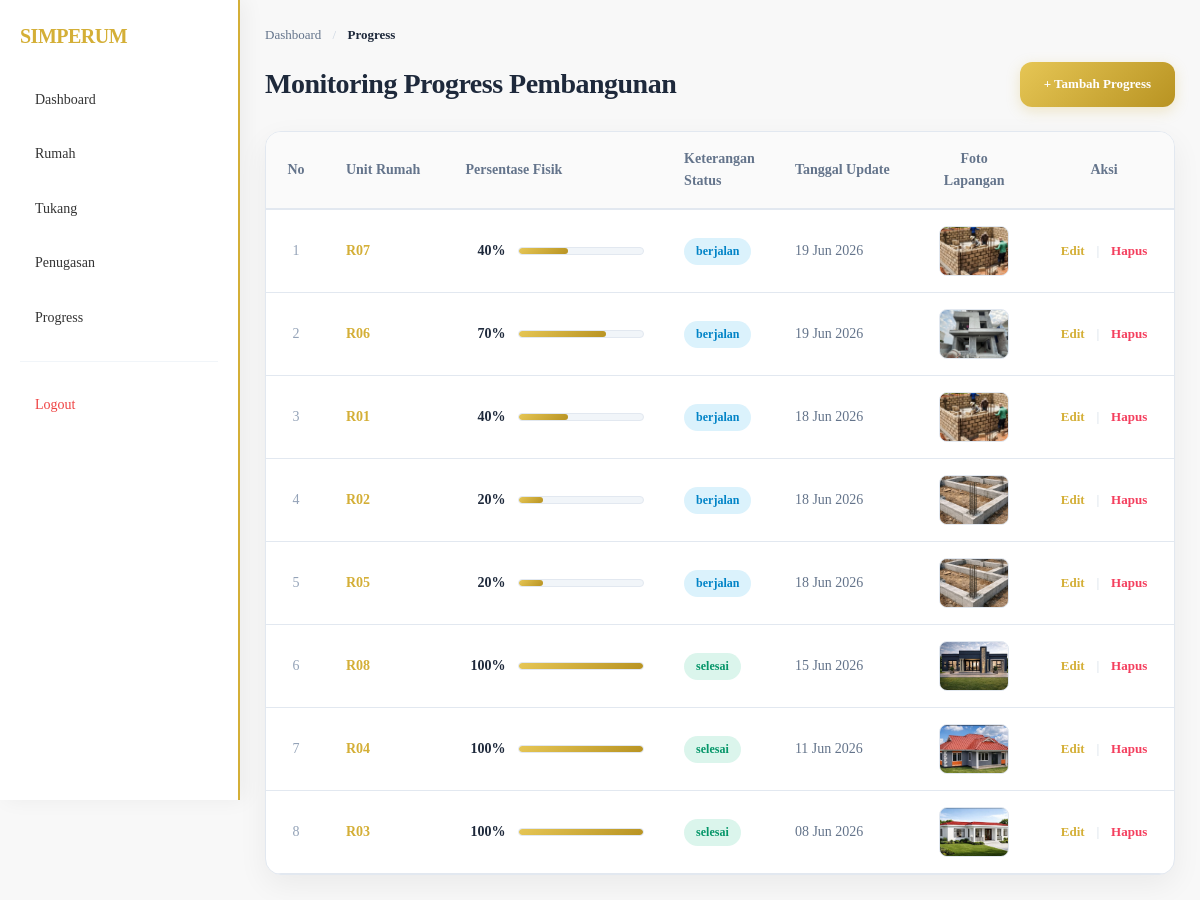
The app's page /admin/progress.php (signed in) with its own data.
### tables this page shows
CREATE TABLE `progress_pembangunan` (
  `id_progress` int(11) NOT NULL,
  `id_rumah` int(11) NOT NULL,
  `persentase` int(11) NOT NULL,
  `status_progress` enum('belum_dimulai','berjalan','selesai') DEFAULT 'berjalan',
  `deskripsi` text DEFAULT NULL,
  `foto_progress` varchar(255) DEFAULT NULL,
  `tanggal_progress` date DEFAULT NULL
);

CREATE TABLE `rumah` (
  `id_rumah` int(11) NOT NULL,
  `kode_rumah` varchar(10) NOT NULL,
  `alamat` text NOT NULL,
  `luas_tanah` int(11) NOT NULL,
  `luas_bangunan` int(11) NOT NULL,
  `jumlah_kamar` int(11) NOT NULL,
  `jumlah_kamar_mandi` int(11) NOT NULL,
  `harga` bigint(20) NOT NULL,
  `status` enum('tersedia','dipesan','dibangun','terjual') DEFAULT 'tersedia',
  `foto_rumah` varchar(255) DEFAULT NULL,
  `denah_rumah` varchar(255) DEFAULT NULL,
  `deskripsi` text DEFAULT NULL,
  `posisi_x` int(11) DEFAULT 0,
  `posisi_y` int(11) DEFAULT 0
);

### admin/progress.php (the view, shortened to what this page needs)
<?php
include '../config/koneksi.php';
$query = mysqli_query($conn,"
    SELECT
        progress_pembangunan.*,
        rumah.kode_rumah
    FROM progress_pembangunan
    INNER JOIN rumah ON progress_pembangunan.id_rumah = rumah.id_rumah
    ORDER BY tanggal_progress DESC
");
?>
<!DOCTYPE html>
<html lang="id">
<head>
    <link rel="stylesheet" href="../css/style.css">
</head>
<body>
<div class="sidebar" id="sidebarMenu">
    <h2>SIMPERUM</h2>
    <a href="dashboard.php">Dashboard</a>
    <a href="rumah.php">Rumah</a>
    <a href="tukang.php">Tukang</a>
    <a href="penugasan.php">Penugasan</a>
    <a href="progress.php">Progress</a>
    <hr style="border: 0; border-top: 1px solid #f1f5f9; margin: 20px 0;">
    <a href="../logout.php" style="color: #ef4444;">Logout</a>
</div>
<div class="content">
    <div class="breadcrumb">
        <a href="dashboard.php" style="text-decoration: none; color: #64748b;">Dashboard</a>
        <span style="margin: 0 8px; color: #cbd5e1;">/</span>
        <span style="color: #1e293b; font-weight: 600;">Progress</span>
    </div>
    <div class="header-title" style="display: flex; justify-content: space-between; align-items: center; margin-bottom: 24px; flex-wrap: wrap; gap: 16px;">
        <h2 style="font-size: 28px; font-weight: 700; color: #1e293b; letter-spacing: -0.5px; margin: 0;">
            Monitoring Progress Pembangunan
        </h2>
        <a href="tambah_progress.php" class="btn" style="text-decoration: none; font-size: 13px;">
            + Tambah Progress
        </a>
    </div>
    <div class="table-responsive">
        <table>
            <thead>
                <tr style="background: #fafafa; border-bottom: 2px solid var(--border-color);">
                    <th style="padding: 16px 20px; color: #64748b; font-weight: 600; width: 60px; text-align: center;">No</th>
                    <th style="padding: 16px 20px; color: #64748b; font-weight: 600; width: 120px;">Unit Rumah</th>
                    <th style="padding: 16px 20px; color: #64748b; font-weight: 600; width: 220px;">Persentase Fisik</th>
                    <th style="padding: 16px 20px; color: #64748b; font-weight: 600;">Keterangan Status</th>
                    <th style="padding: 16px 20px; color: #64748b; font-weight: 600; width: 140px;">Tanggal Update</th>
                    <th style="padding: 16px 20px; color: #64748b; font-weight: 600; width: 120px; text-align: center;">Foto Lapangan</th>
                    <th style="padding: 16px 20px; color: #64748b; font-weight: 600; width: 140px; text-align: center;">Aksi</th>
                </tr>
            </thead>
            <tbody>
                <?php
                $no = 1;
                while($data = mysqli_fetch_assoc($query)){
                    $statusProg = strtolower(trim($data['status_progress']));
                    $badgeBg = "rgba(212, 175, 55, 0.15)"; $badgeColor = "#b89322";
                    if($statusProg == 'selesai' || $data['persentase'] == 100) { $badgeBg = "rgba(16, 185, 129, 0.15)"; $badgeColor = "#059669"; }
                    elseif($statusProg == 'berjalan') { $badgeBg = "rgba(14, 165, 233, 0.15)"; $badgeColor = "#0284c7"; }
                ?>
                <tr style="border-bottom: 1px solid var(--border-color); transition: background 0.2s;" onmouseover="this.style.background='#fdfbf7'" onmouseout="this.style.background='transparent'">
                    <td style="padding: 16px 20px; text-align: center; color: #94a3b8; font-weight: 500;"><?= $no++; ?></td>
                    <td style="padding: 16px 20px; font-weight: 700; color: var(--primary-gold);"><?= $data['kode_rumah']; ?></td>
                    <td style="padding: 16px 20px;">
                        <div style="display: flex; align-items: center; gap: 12px;">
                            <span style="font-weight: 700; color: #1e293b; min-width: 40px; text-align: right;"><?= $data['persentase']; ?>%</span>
                            <div style="flex-grow: 1; height: 8px; background: #f1f5f9; border-radius: 100px; overflow: hidden; border: 1px solid #e2e8f0;">
                                <div style="width: <?= $data['persentase']; ?>%; height: 100%; background: var(--gold-gradient); border-radius: 100px;"></div>
                            </div>
                        </div>
                    </td>
                    <td style="padding: 16px 20px;">
                        <span style="background: <?= $badgeBg; ?>; color: <?= $badgeColor; ?>; padding: 4px 12px; font-size: 12px; font-weight: 600; border-radius: 100px; display: inline-block;">
                            <?= !empty($data['status_progress']) ? $data['status_progress'] : '-'; ?>
                        </span>
                    </td>
                    <td style="padding: 16px 20px; color: #64748b; font-weight: 500;"><?= date('d M Y', strtotime($data['tanggal_progress'])); ?></td>
                    <td style="padding: 16px 20px; text-align: center;">
                        <div style="width: 70px; height: 50px; border-radius: var(--radius-sm); overflow: hidden; background: #f1f5f9; border: 1px solid var(--border-color); margin: 0 auto;">
                            <?php
                            $img_path = "../uploads/progress/" . $data['foto_progress'];
                            if(!empty($data['foto_progress']) && file_exists($img_path)):
                            ?>
                                <img src="<?= $img_path; ?>" style="width: 100%; height: 100%; object-fit: cover;">
                            <?php else: ?>
                                <img src="https://images.unsplash.com/photo-1541888946425-d81bb19240f5?auto=format&fit=crop&w=150&q=80" style="width: 100%; height: 100%; object-fit: cover;">
                            <?php endif; ?>
                        </div>
                    </td>
                    <td style="padding: 16px 20px; text-align: center;">
                        <div style="display: flex; gap: 12px; justify-content: center; align-items: center;">
                            <a href="edit_progress.php?id=<?= $data['id_progress']; ?>" style="text-decoration: none; color: var(--primary-gold); font-weight: 600; font-size: 13px;">Edit</a>
                            <span style="color: #cbd5e1; font-size: 12px;">|</span>
                            <a href="hapus_progress.php?id=<?= $data['id_progress']; ?>" style="text-decoration: none; color: #f43f5e; font-weight: 600; font-size: 13px;" onclick="return confirm('Yakin ingin menghapus rekaman progress ini?')">Hapus</a>
                        </div>
                    </td>
                </tr>
                <?php } ?>
            </tbody>
        </table>
    </div>
</div>
</body>
</html>

### css/style.css (style rules this page uses)
:root { --primary-gold: #d4af37; --gold-gradient: linear-gradient(135deg, #e6c655, #b89322); --gold-light: rgba(212, 175, 55, 0.1); --text-main: #1e293b; --text-muted: #64748b; --bg-main: #f8fafc; --bg-card: #ffffff; --border-color: #e2e8f0; --radius-sm: 8px; --radius-md: 12px; --radius-lg: 16px; --shadow-sm: 0 2px 8px rgba(0, 0, 0, 0.04); --shadow-md: 0 10px 30px rgba(0, 0, 0, 0.06); --shadow-lg: 0 20px 40px rgba(212, 175, 55, 0.12); }
* { box-sizing: border-box; margin: 0; padding: 0; }
body { font-family: 'Plus Jakarta Sans', 'Segoe UI', sans-serif; background-color: var(--bg-main); color: var(--text-main); line-height: 1.6; -webkit-font-smoothing: antialiased; }
.sidebar { width: 260px; height: 100vh; position: fixed; top: 0; left: 0; background: var(--bg-card); border-right: 1px solid var(--border-color); padding: 32px 24px; overflow-y: auto; z-index: 90; }
.sidebar h2 { color: var(--primary-gold); margin-bottom: 32px; font-size: 20px; font-weight: 700; letter-spacing: -0.5px; }
.sidebar a { display: flex; align-items: center; padding: 12px 16px; margin-top: 8px; text-decoration: none; color: var(--text-muted); border-radius: var(--radius-md); font-weight: 500; font-size: 14px; transition: all 0.3s cubic-bezier(0.4, 0, 0.2, 1); }
.content { margin-left: 260px; padding: 40px; }
.btn { display: inline-flex; align-items: center; justify-content: center; padding: 12px 24px; border-radius: var(--radius-md); background: var(--gold-gradient); color: #ffffff; text-decoration: none; font-weight: 600; font-size: 14px; border: none; cursor: pointer; box-shadow: 0 4px 14px rgba(212, 175, 55, 0.25); transition: all 0.3s cubic-bezier(0.4, 0, 0.2, 1); }
.breadcrumb { font-size: 13px; font-weight: 500; color: var(--text-muted); margin-bottom: 16px; }

### admin/progress.php (style rules this page uses)
body { margin: 0; background: #f8f8f8; font-family: inherit; }
.sidebar { width: 240px; height: 100vh; position: fixed; top: 0; left: 0; background: white; border-right: 2px solid #d4af37; padding: 20px; box-shadow: 5px 0 20px rgba(0,0,0,0.05); box-sizing: border-box; transition: transform 0.3s ease-in-out; z-index: 1000; }
.sidebar h2 { color: #d4af37; margin: 0 0 25px 0; }
.sidebar a { display: block; padding: 12px 15px; margin-top: 8px; text-decoration: none; color: #333; border-radius: 8px; transition: 0.3s; font-weight: 500; }
.content { margin-left: 240px; padding: 25px; box-sizing: border-box; transition: margin-left 0.3s ease-in-out; }
.table-responsive { background: white; border-radius: var(--radius-lg); box-shadow: var(--shadow-md); border: 1px solid var(--border-color); overflow-x: auto; -webkit-overflow-scrolling: touch; }
table { width: 100%; border-collapse: collapse; text-align: left; font-size: 14px; min-width: 850px; }

### records on screen
progress_pembangunan: id_rumah.kode_rumah "R07", persentase "40", status_progress "berjalan", tanggal_progress "19 Jun 2026", foto_progress (picture)
progress_pembangunan: id_rumah.kode_rumah "R06", persentase "70", status_progress "berjalan", tanggal_progress "19 Jun 2026", foto_progress (picture)
progress_pembangunan: id_rumah.kode_rumah "R01", persentase "40", status_progress "berjalan", tanggal_progress "18 Jun 2026", foto_progress (picture)
progress_pembangunan: id_rumah.kode_rumah "R02", persentase "20", status_progress "berjalan", tanggal_progress "18 Jun 2026", foto_progress (picture)
progress_pembangunan: id_rumah.kode_rumah "R05", persentase "20", status_progress "berjalan", tanggal_progress "18 Jun 2026", foto_progress (picture)
progress_pembangunan: id_rumah.kode_rumah "R08", persentase "100", status_progress "selesai", tanggal_progress "15 Jun 2026", foto_progress (picture)
progress_pembangunan: id_rumah.kode_rumah "R04", persentase "100", status_progress "selesai", tanggal_progress "11 Jun 2026", foto_progress (picture)
progress_pembangunan: id_rumah.kode_rumah "R03", persentase "100", status_progress "selesai", tanggal_progress "08 Jun 2026", foto_progress (picture)
